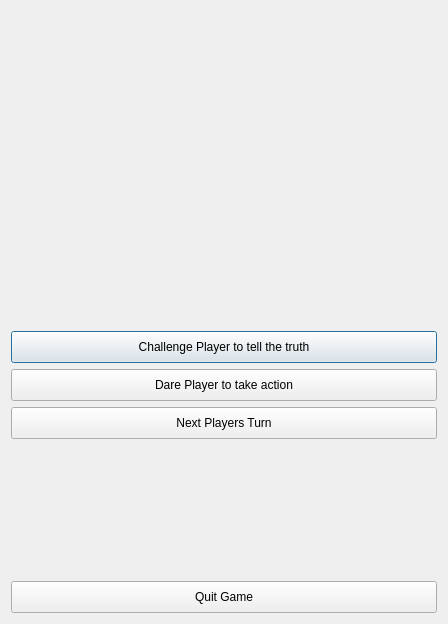
<?xml version="1.0" encoding="UTF-8"?>
<ui version="4.0">
 <class>truthOrDareDialog</class>
 <widget class="QDialog" name="truthOrDareDialog">
  <property name="geometry">
   <rect>
    <x>0</x>
    <y>0</y>
    <width>448</width>
    <height>624</height>
   </rect>
  </property>
  <property name="windowTitle">
   <string>Dialog</string>
  </property>
  <layout class="QVBoxLayout" name="verticalLayout">
   <item>
    <widget class="QWidget" name="vidWidget" native="true"/>
   </item>
   <item>
    <widget class="VxPushButton" name="truthButton">
     <property name="sizePolicy">
      <sizepolicy hsizetype="Expanding" vsizetype="Fixed">
       <horstretch>0</horstretch>
       <verstretch>0</verstretch>
      </sizepolicy>
     </property>
     <property name="minimumSize">
      <size>
       <width>0</width>
       <height>32</height>
      </size>
     </property>
     <property name="maximumSize">
      <size>
       <width>16777215</width>
       <height>32</height>
      </size>
     </property>
     <property name="text">
      <string>Challenge Player to tell the truth</string>
     </property>
    </widget>
   </item>
   <item>
    <widget class="VxPushButton" name="dareButton">
     <property name="sizePolicy">
      <sizepolicy hsizetype="Expanding" vsizetype="Fixed">
       <horstretch>0</horstretch>
       <verstretch>0</verstretch>
      </sizepolicy>
     </property>
     <property name="minimumSize">
      <size>
       <width>0</width>
       <height>32</height>
      </size>
     </property>
     <property name="maximumSize">
      <size>
       <width>16777215</width>
       <height>32</height>
      </size>
     </property>
     <property name="text">
      <string>Dare Player to take action</string>
     </property>
    </widget>
   </item>
   <item>
    <widget class="VxPushButton" name="acceptButton">
     <property name="sizePolicy">
      <sizepolicy hsizetype="Expanding" vsizetype="Fixed">
       <horstretch>0</horstretch>
       <verstretch>0</verstretch>
      </sizepolicy>
     </property>
     <property name="minimumSize">
      <size>
       <width>0</width>
       <height>32</height>
      </size>
     </property>
     <property name="maximumSize">
      <size>
       <width>16777215</width>
       <height>32</height>
      </size>
     </property>
     <property name="text">
      <string>Next Players Turn</string>
     </property>
    </widget>
   </item>
   <item>
    <widget class="QWidget" name="chatWidget" native="true">
     <property name="sizePolicy">
      <sizepolicy hsizetype="Preferred" vsizetype="Fixed">
       <horstretch>0</horstretch>
       <verstretch>0</verstretch>
      </sizepolicy>
     </property>
     <property name="minimumSize">
      <size>
       <width>0</width>
       <height>130</height>
      </size>
     </property>
     <property name="maximumSize">
      <size>
       <width>16777215</width>
       <height>130</height>
      </size>
     </property>
    </widget>
   </item>
   <item>
    <widget class="VxPushButton" name="quitButton">
     <property name="sizePolicy">
      <sizepolicy hsizetype="Expanding" vsizetype="Fixed">
       <horstretch>0</horstretch>
       <verstretch>0</verstretch>
      </sizepolicy>
     </property>
     <property name="minimumSize">
      <size>
       <width>0</width>
       <height>32</height>
      </size>
     </property>
     <property name="maximumSize">
      <size>
       <width>16777215</width>
       <height>32</height>
      </size>
     </property>
     <property name="text">
      <string>Quit Game</string>
     </property>
    </widget>
   </item>
  </layout>
 </widget>
 <customwidgets>
  <customwidget>
   <class>VxPushButton</class>
   <extends>QPushButton</extends>
   <header location="global">VxPushButton.h</header>
  </customwidget>
 </customwidgets>
 <resources/>
 <connections/>
</ui>
